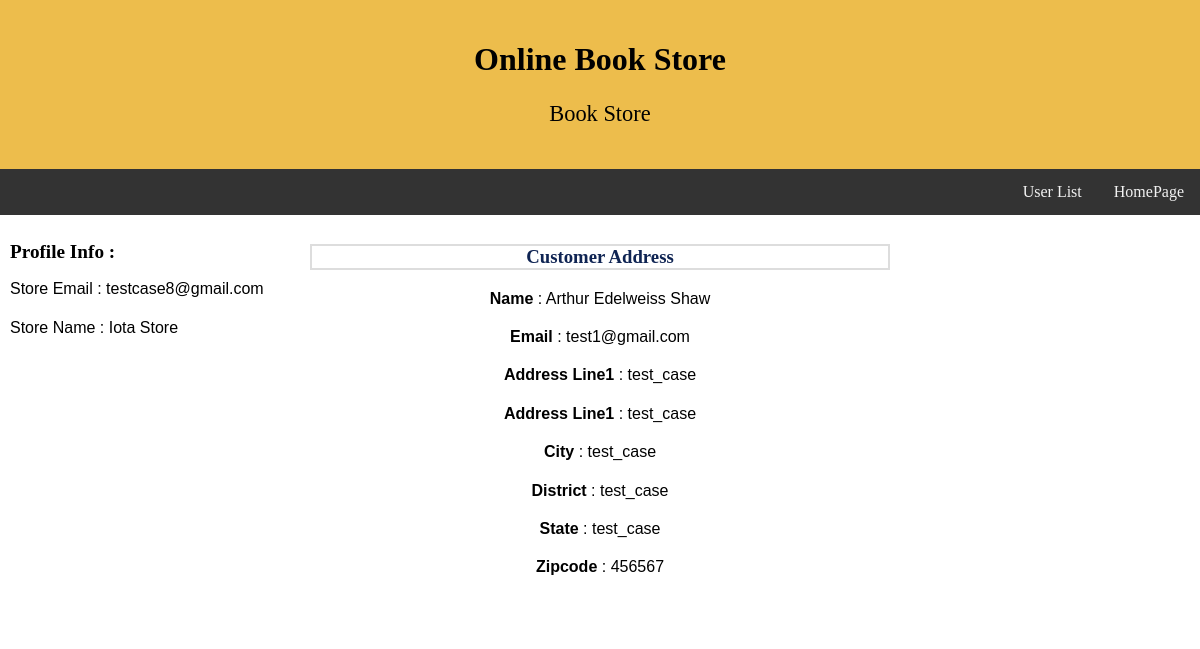
The app's page /store/user_address/arthur56/ (signed in) with its own data.
### newApp/models.py (models this page shows)
class Book_store(models.Model):
    store_id        = models.AutoField(primary_key = True)
    store_name      = models.CharField(max_length = 100)
    email           = models.EmailField(unique = True)
    password        = models.CharField(max_length = 50)
    website         = models.CharField(max_length = 50)
    phone_no        = models.CharField(max_length = 10)
    rating          = models.IntegerField(default = 0, null = True)
    address_line1   = models.CharField(max_length = 100)
    address_line2   = models.CharField(max_length = 100)
    city            = models.CharField(max_length = 50)
    district        = models.CharField(max_length = 50)
    state           = models.CharField(max_length = 50)
    zip_code        = models.CharField(max_length = 6)
    class Meta:
        db_table = "Book_store"

class Customer(models.Model):
    user_id         = models.CharField(max_length = 50, primary_key = True)
    email           = models.EmailField()
    password        = models.CharField(max_length = 50)
    first_name      = models.CharField(max_length = 50)
    middle_name     = models.CharField(max_length = 50, null = True)
    last_name       = models.CharField(max_length = 50)
    phone_no        = models.CharField(max_length = 50)
    no_of_addr      = models.IntegerField(default = 1)
    class Meta:
        db_table = "Customer"

class Customer_address(models.Model):
    user_id         = models.ForeignKey(Customer, on_delete= models.CASCADE)
    address_id      = models.AutoField(primary_key = True)
    address_no      = models.IntegerField()
    is_current      = models.BooleanField(default = False)
    address_line1   = models.CharField(max_length = 100)
    address_line2   = models.CharField(max_length = 100)
    city            = models.CharField(max_length = 50)
    district        = models.CharField(max_length = 50)
    state           = models.CharField(max_length = 50)
    zip_code        = models.CharField(max_length = 6)
    class Meta:
        db_table = "Customer_address"

### newApp/views.py (the view)
# urls.py: path('store/user_address/<str:user_id>/', views.storeUserAddress, name = "storeUserAddress"),
def storeUserAddress(request, user_id):
    if storeSessionCheck(request) == True:
        email       = request.session['email']
        store_row   = fetchStoreRow(email)                                          #1. Store details from the session
        store_id    = store_row[0]                                                  #Store ID
        store_name  = store_row[1]                                                  #Store name extracted
        cursor = connection.cursor()
        query_fetch_user = '''SELECT first_name, middle_name, last_name, email
                              FROM Customer
                              WHERE user_id=%s'''
        cursor.execute(query_fetch_user, [user_id])
        query_result = cursor.fetchone()
        user = {}
        user['first_name']  = query_result[0]
        user['middle_name'] = query_result[1]
        user['last_name']   = query_result[2]
        user['email']       = query_result[3]
        print(user)
        address = Customer_address.objects.get(user_id = user_id, is_current = True)
        return render(request, 'store/user_address.html', {'store_email': email, 'store_name' : store_name, 'address':address, 'user':user})
    else:
        messages.error(request, "Not Logged In")
        return redirect('storeLogin')

### newApp/views.py (called while the page is built)
def storeSessionCheck(request):
    if request.session.has_key('email'):
        email = request.session['email']
        cursor = connection.cursor()
        query = '''SELECT *
                   FROM Book_store
                   WHERE email=%s'''
        cursor.execute(query, [email])
        q_result = cursor.fetchall()
        storeCount = len(q_result)
        if storeCount == 1:
            return True
        else:
            return False
    else:
        return False

def fetchStoreRow(email):
    cursor = connection.cursor()
    query = '''SELECT *
               FROM Book_store
               WHERE email=%s'''
    cursor.execute(query, [email])
    q_result = cursor.fetchone()
    return q_result

### newApp/templates/store/user_address.html (shortened to what this page needs)
<!DOCTYPE html>
<html lang="en">
<head>
</head>
<body>
<div class="header">
 <h1>Online Book Store</h1>
 <p style="font-family:times new roman;font-size:140%";>Book Store</p>
</div>
<div class="topnav">
 <a href="/store/storeProfile">HomePage</a>
 <a href="/store/user_list">User List</a>
</div>
<div class="row">
 <div class="column side">
   <h2 style="font-family:times new roman;font-size:120%";>Profile Info :</h2>
    <p style="font-family:arial;font-size:100%;line-height:1.2";>
   Store Email  : {{store_email}} <br><br>
   Store Name   : {{store_name}}<br>
   </p>
 </div>
 <div class="column middle">
 <h3 style="color:#0f2453;border:2px solid #ddd">Customer Address</h3>
       {% if address %}
            <p style="font-family:arial;font-size:100%;line-height:1.2";>
                <strong>Name</strong>           : {{ user.first_name }} {{user.middle_name}} {{user.last_name}} <br><br>
                <strong>Email</strong>          : {{ user.email }} <br><br>
                <strong>Address Line1</strong>  : {{address.address_line1}} <br><br>
                <strong>Address Line1</strong>  : {{address.address_line2}} <br><br>
                <strong>City</strong>           : {{address.city}}<br><br>
                <strong>District</strong>       : {{address.district}}<br><br>
                <strong>State</strong>          : {{address.state}}<br><br>
                <strong>Zipcode</strong>        : {{address.zip_code}}<br><br>
            </p>
       {% else %}
           <h3 align="center">No Address Found</h>
       {% endif %}
</div>
 <div class="column side">
 </div>
</div>
</body>
</html>

### newApp/templates/store/user_address.html (style rules this page uses)
* { box-sizing: border-box; }
body { margin: 0; }
.header { background-color: #EDBD4C; padding: 20px; text-align: center; }
.topnav { overflow: hidden; background-color: #333; }
.topnav a { float: right; display: block; color: #f2f2f2; text-align: center; padding: 14px 16px; text-decoration: none; }
.column { float: left; padding: 10px; }
.column.side { width: 25%; }
.column.middle { width: 50%; text-align: center; }
.row:after { content: ""; display: table; clear: both; }

### records on screen
Book_store: email "testcase8@gmail.com", store_name "Iota Store"
Customer: middle_name "Edelweiss", email "test1@gmail.com"
Customer_address: address_line1 "test_case", address_line2 "test_case", city "test_case", district "test_case", state "test_case", zip_code "456567"

### other values on screen
{{ user.first_name }} "Arthur"
{{ user.last_name }} "Shaw"
